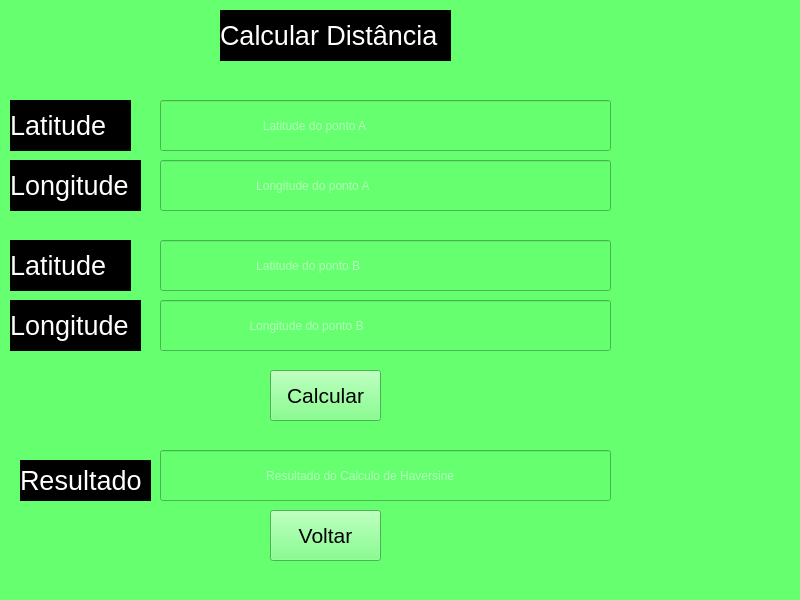
<?xml version="1.0" encoding="UTF-8"?>
<ui version="4.0">
 <class>MainWindow</class>
 <widget class="QMainWindow" name="MainWindow">
  <property name="geometry">
   <rect>
    <x>0</x>
    <y>0</y>
    <width>800</width>
    <height>600</height>
   </rect>
  </property>
  <property name="windowTitle">
   <string>MainWindow</string>
  </property>
  <property name="styleSheet">
   <string notr="true">background-color: rgb(101, 255, 111);</string>
  </property>
  <widget class="QWidget" name="centralwidget">
   <widget class="QLabel" name="label">
    <property name="geometry">
     <rect>
      <x>220</x>
      <y>10</y>
      <width>231</width>
      <height>51</height>
     </rect>
    </property>
    <property name="styleSheet">
     <string notr="true">background-color: rgb(0, 0, 0);</string>
    </property>
    <property name="text">
     <string>&lt;html&gt;&lt;head/&gt;&lt;body&gt;&lt;p&gt;&lt;span style=&quot; font-size:20pt; color:#ffffff;&quot;&gt;Calcular Distância &lt;/span&gt;&lt;/p&gt;&lt;/body&gt;&lt;/html&gt;</string>
    </property>
   </widget>
   <widget class="QLabel" name="label_2">
    <property name="geometry">
     <rect>
      <x>10</x>
      <y>100</y>
      <width>121</width>
      <height>51</height>
     </rect>
    </property>
    <property name="styleSheet">
     <string notr="true">background-color: rgb(0, 0, 0);</string>
    </property>
    <property name="text">
     <string>&lt;html&gt;&lt;head/&gt;&lt;body&gt;&lt;p&gt;&lt;span style=&quot; font-size:20pt; color:#ffffff;&quot;&gt;Latitude&lt;/span&gt;&lt;/p&gt;&lt;/body&gt;&lt;/html&gt;</string>
    </property>
   </widget>
   <widget class="QLineEdit" name="lineEdit">
    <property name="geometry">
     <rect>
      <x>160</x>
      <y>100</y>
      <width>451</width>
      <height>51</height>
     </rect>
    </property>
    <property name="styleSheet">
     <string notr="true">color: rgb(255, 255, 255);</string>
    </property>
    <property name="text">
     <string/>
    </property>
    <property name="placeholderText">
     <string notr="true">                              Latitude do ponto A</string>
    </property>
   </widget>
   <widget class="QLabel" name="label_3">
    <property name="geometry">
     <rect>
      <x>10</x>
      <y>160</y>
      <width>131</width>
      <height>51</height>
     </rect>
    </property>
    <property name="styleSheet">
     <string notr="true">background-color: rgb(0, 0, 0);</string>
    </property>
    <property name="text">
     <string>&lt;html&gt;&lt;head/&gt;&lt;body&gt;&lt;p&gt;&lt;span style=&quot; font-size:20pt; color:#ffffff;&quot;&gt;Longitude&lt;/span&gt;&lt;/p&gt;&lt;/body&gt;&lt;/html&gt;</string>
    </property>
   </widget>
   <widget class="QLineEdit" name="lineEdit_2">
    <property name="geometry">
     <rect>
      <x>160</x>
      <y>160</y>
      <width>451</width>
      <height>51</height>
     </rect>
    </property>
    <property name="styleSheet">
     <string notr="true">color: rgb(255, 255, 255);</string>
    </property>
    <property name="text">
     <string/>
    </property>
    <property name="placeholderText">
     <string>                            Longitude do ponto A</string>
    </property>
   </widget>
   <widget class="QLineEdit" name="lineEdit_3">
    <property name="geometry">
     <rect>
      <x>160</x>
      <y>240</y>
      <width>451</width>
      <height>51</height>
     </rect>
    </property>
    <property name="styleSheet">
     <string notr="true">color: rgb(255, 255, 255);</string>
    </property>
    <property name="text">
     <string/>
    </property>
    <property name="placeholderText">
     <string>                            Latitude do ponto B</string>
    </property>
   </widget>
   <widget class="QLabel" name="label_4">
    <property name="geometry">
     <rect>
      <x>10</x>
      <y>240</y>
      <width>121</width>
      <height>51</height>
     </rect>
    </property>
    <property name="styleSheet">
     <string notr="true">background-color: rgb(0, 0, 0);</string>
    </property>
    <property name="text">
     <string>&lt;html&gt;&lt;head/&gt;&lt;body&gt;&lt;p&gt;&lt;span style=&quot; font-size:20pt; color:#ffffff;&quot;&gt;Latitude&lt;/span&gt;&lt;/p&gt;&lt;/body&gt;&lt;/html&gt;</string>
    </property>
   </widget>
   <widget class="QLabel" name="label_5">
    <property name="geometry">
     <rect>
      <x>10</x>
      <y>300</y>
      <width>131</width>
      <height>51</height>
     </rect>
    </property>
    <property name="styleSheet">
     <string notr="true">background-color: rgb(0, 0, 0);</string>
    </property>
    <property name="text">
     <string>&lt;html&gt;&lt;head/&gt;&lt;body&gt;&lt;p&gt;&lt;span style=&quot; font-size:20pt; color:#ffffff;&quot;&gt;Longitude&lt;/span&gt;&lt;/p&gt;&lt;/body&gt;&lt;/html&gt;</string>
    </property>
   </widget>
   <widget class="QLineEdit" name="lineEdit_4">
    <property name="geometry">
     <rect>
      <x>160</x>
      <y>300</y>
      <width>451</width>
      <height>51</height>
     </rect>
    </property>
    <property name="styleSheet">
     <string notr="true">color: rgb(255, 255, 255);</string>
    </property>
    <property name="text">
     <string/>
    </property>
    <property name="placeholderText">
     <string>                          Longitude do ponto B</string>
    </property>
   </widget>
   <widget class="QPushButton" name="pushButton">
    <property name="geometry">
     <rect>
      <x>270</x>
      <y>370</y>
      <width>111</width>
      <height>51</height>
     </rect>
    </property>
    <property name="font">
     <font>
      <pointsize>16</pointsize>
     </font>
    </property>
    <property name="text">
     <string>Calcular</string>
    </property>
   </widget>
   <widget class="QPushButton" name="pushButton_2">
    <property name="geometry">
     <rect>
      <x>270</x>
      <y>510</y>
      <width>111</width>
      <height>51</height>
     </rect>
    </property>
    <property name="font">
     <font>
      <pointsize>16</pointsize>
     </font>
    </property>
    <property name="text">
     <string>Voltar</string>
    </property>
   </widget>
   <widget class="QLabel" name="label_6">
    <property name="geometry">
     <rect>
      <x>20</x>
      <y>460</y>
      <width>131</width>
      <height>41</height>
     </rect>
    </property>
    <property name="styleSheet">
     <string notr="true">background-color: rgb(0, 0, 0);</string>
    </property>
    <property name="text">
     <string>&lt;html&gt;&lt;head/&gt;&lt;body&gt;&lt;p&gt;&lt;span style=&quot; font-size:20pt; color:#ffffff;&quot;&gt;Resultado&lt;/span&gt;&lt;/p&gt;&lt;/body&gt;&lt;/html&gt;</string>
    </property>
   </widget>
   <widget class="QLineEdit" name="lineEdit_5">
    <property name="geometry">
     <rect>
      <x>160</x>
      <y>450</y>
      <width>451</width>
      <height>51</height>
     </rect>
    </property>
    <property name="styleSheet">
     <string notr="true">color: rgb(255, 255, 255);</string>
    </property>
    <property name="text">
     <string/>
    </property>
    <property name="placeholderText">
     <string notr="true">                               Resultado do Calculo de Haversine </string>
    </property>
   </widget>
  </widget>
  <widget class="QStatusBar" name="statusbar"/>
 </widget>
 <resources/>
 <connections/>
</ui>
